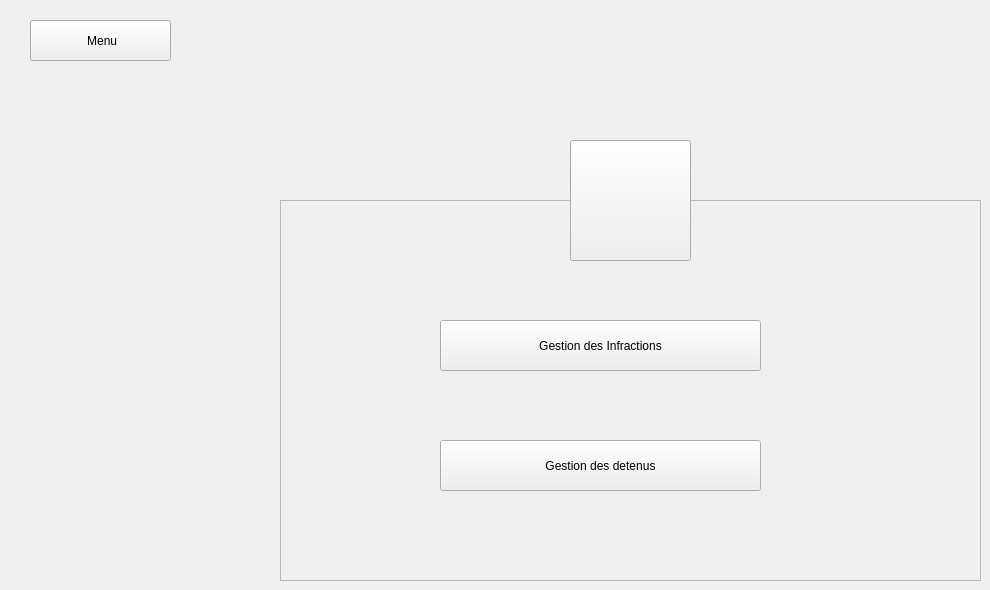
    <widget class="QWidget" name="Gestions">
     <widget class="QPushButton" name="B_BackToMenu">
      <property name="geometry">
       <rect>
        <x>30</x>
        <y>20</y>
        <width>141</width>
        <height>41</height>
       </rect>
      </property>
      <property name="cursor">
       <cursorShape>PointingHandCursor</cursorShape>
      </property>
      <property name="text">
       <string> Menu</string>
      </property>
      <property name="icon">
       <iconset>
        <normaloff>:/Recources/Images/back-arrow.png</normaloff>:/Recources/Images/back-arrow.png</iconset>
      </property>
     </widget>
     <widget class="QFrame" name="frame_3">
      <property name="geometry">
       <rect>
        <x>280</x>
        <y>200</y>
        <width>701</width>
        <height>381</height>
       </rect>
      </property>
      <property name="styleSheet">
       <string notr="true"/>
      </property>
      <property name="frameShape">
       <enum>QFrame::StyledPanel</enum>
      </property>
      <property name="frameShadow">
       <enum>QFrame::Raised</enum>
      </property>
      <widget class="QPushButton" name="B_GestionInfraction">
       <property name="geometry">
        <rect>
         <x>160</x>
         <y>120</y>
         <width>321</width>
         <height>51</height>
        </rect>
       </property>
       <property name="cursor">
        <cursorShape>PointingHandCursor</cursorShape>
       </property>
       <property name="text">
        <string>Gestion des Infractions</string>
       </property>
      </widget>
      <widget class="QPushButton" name="B_GestioDetenus">
       <property name="geometry">
        <rect>
         <x>160</x>
         <y>240</y>
         <width>321</width>
         <height>51</height>
        </rect>
       </property>
       <property name="cursor">
        <cursorShape>PointingHandCursor</cursorShape>
       </property>
       <property name="styleSheet">
        <string notr="true"/>
       </property>
       <property name="text">
        <string>Gestion des detenus</string>
       </property>
      </widget>
      <widget class="QToolButton" name="toolButton_12">
       <property name="geometry">
        <rect>
         <x>490</x>
         <y>112</y>
         <width>61</width>
         <height>61</height>
        </rect>
       </property>
       <property name="styleSheet">
        <string notr="true">border-radius:30px;</string>
       </property>
       <property name="text">
        <string/>
       </property>
       <property name="icon">
        <iconset>
         <normaloff>:/Recources/Images/judge.png</normaloff>:/Recources/Images/judge.png</iconset>
       </property>
       <property name="iconSize">
        <size>
         <width>30</width>
         <height>30</height>
        </size>
       </property>
      </widget>
      <widget class="QToolButton" name="toolButton_13">
       <property name="geometry">
        <rect>
         <x>490</x>
         <y>235</y>
         <width>61</width>
         <height>61</height>
        </rect>
       </property>
       <property name="styleSheet">
        <string notr="true">border-radius:30px;</string>
       </property>
       <property name="text">
        <string/>
       </property>
       <property name="icon">
        <iconset>
         <normaloff>:/Recources/Images/gavel.png</normaloff>:/Recources/Images/gavel.png</iconset>
       </property>
       <property name="iconSize">
        <size>
         <width>30</width>
         <height>30</height>
        </size>
       </property>
      </widget>
     </widget>
     <widget class="QToolButton" name="toolButton_2">
      <property name="geometry">
       <rect>
        <x>570</x>
        <y>140</y>
        <width>121</width>
        <height>121</height>
       </rect>
      </property>
      <property name="focusPolicy">
       <enum>Qt::TabFocus</enum>
      </property>
      <property name="text">
       <string/>
      </property>
      <property name="icon">
       <iconset>
        <normaloff>:/Recources/Images/icon.png</normaloff>:/Recources/Images/icon.png</iconset>
      </property>
      <property name="iconSize">
       <size>
        <width>62</width>
        <height>62</height>
       </size>
      </property>
     </widget>
    </widget>
